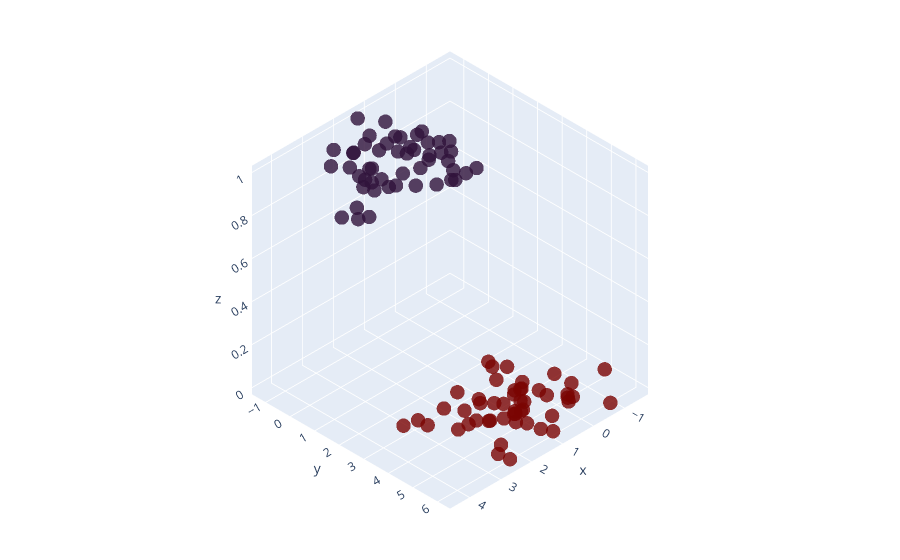

Notebook code for this chart:
### Markdown cell above
# 4. Visualisations 3D

### Code cell
fig = go.Figure(data=[go.Scatter3d( 
    x=X[:, 0].flatten(),
    y=X[:, 1].flatten(),
    z=y.flatten(),
    mode='markers',
    marker=dict(
        size=5,
        color=y.flatten(),                
        colorscale='Turbo',  
        opacity=0.8,
        reversescale=True
    )
)])

fig.update_layout(template= "plotly", margin=dict(l=0, r=0, b=0, t=0))
fig.layout.scene.camera.projection.type = "orthographic"
fig.show()
